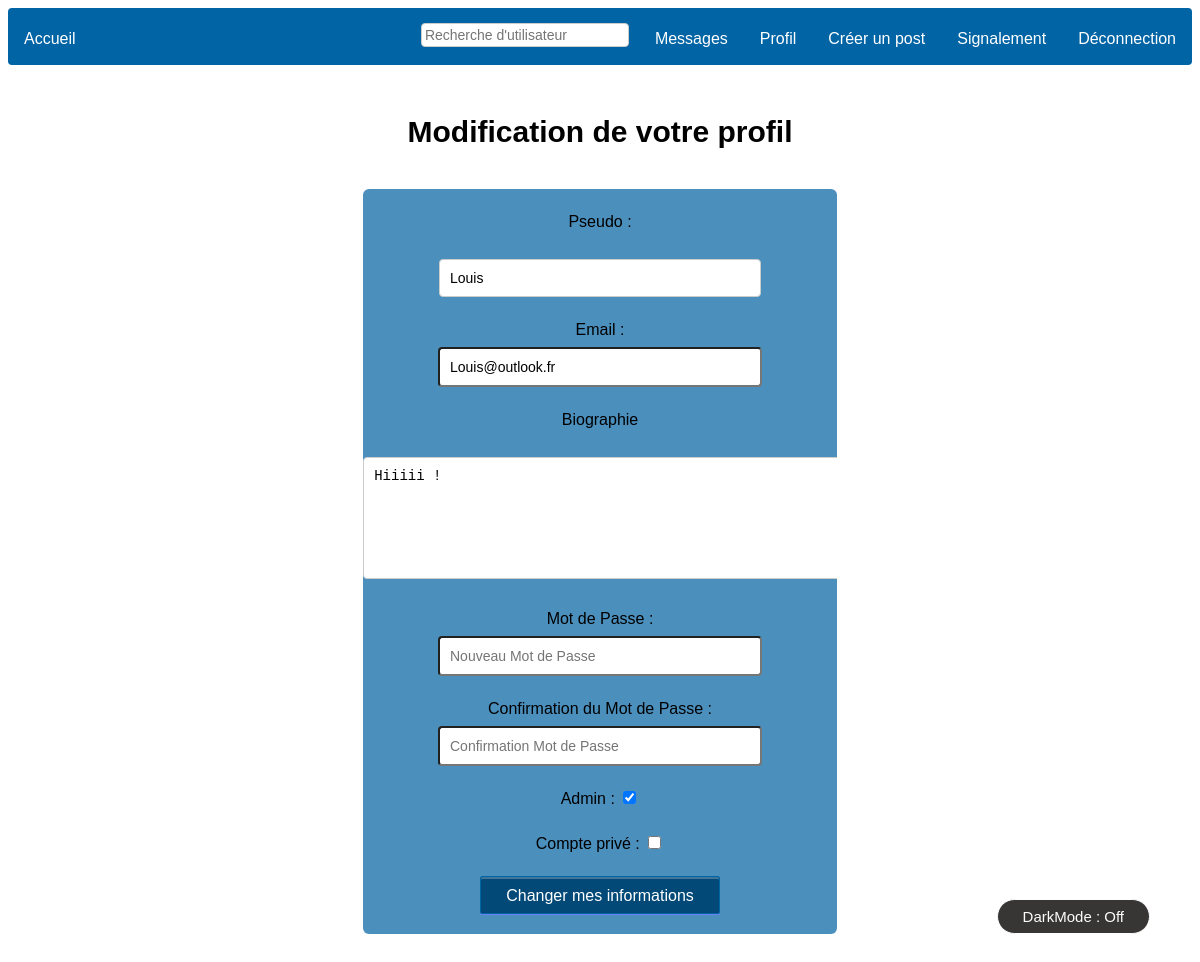
Page /WEBSITE/change_profile.php (signed in) on the committed database.
### tables this page shows
CREATE TABLE `users` (
  `id` int(11) NOT NULL,
  `pseudo` varchar(100) NOT NULL,
  `email` varchar(100) NOT NULL,
  `mot_de_passe` varchar(100) NOT NULL,
  `admin` tinyint(1) NOT NULL,
  `private` tinyint(1) NOT NULL,
  `bio` text DEFAULT NULL
);

### WEBSITE/change_profile.php (the view, shortened to what this page needs)
<?php
$bdd = new PDO('mysql:host=127.0.0.1;dbname=database', 'root', '');
$profil = $bdd->prepare('SELECT * FROM `users` WHERE id=?');
$profil->execute(array($_SESSION['id']));
$profil = $profil->fetch();
if ($profil['private'] == 1) {
	$profil_prive = "checked";
} else {
	$profil_prive = "";
}
if ($profil['admin'] == 1) {
	$profil_admin = "checked";
} else {
	$profil_admin = "";
}
?>
<!DOCTYPE html>
<html>
<head>
</head>
<body>
	<?php include('menu.php') ?>
	<div class="header">
		<h2>Modification de votre profil</h2>
	</div>
	<div class="contenu">
		<form method="post" action="change_profile.php">
			<div class="input">
				<label>Pseudo :</label><br>
				<input type="text" name="pseudo" value="<? echo $profil['pseudo'] ?>" required>
			</div>
			<div class="input">
				<label>Email :</label><br>
				<input type="mail" name="email" value="<? echo $profil['email'] ?>" required>
			</div>
			<div class="input">
				<label>Biographie</label><br>
				<textarea type="text" class="bio" name="bio" placeholder="Biographie" required><? echo $profil['bio'] ?></textarea><br>
			</div>
			<div class="input">
				<label>Mot de Passe :</label><br>
				<input type="password" name="mot_de_passe" placeholder="Nouveau Mot de Passe" required>
			</div>
			<div class="input">
				<label>Confirmation du Mot de Passe :</label><br>
				<input type="password" name="mot_de_passe_2" placeholder="Confirmation Mot de Passe" required>
			</div>
			<div class="input">
				<label>Admin :</label>
				<input type="checkbox" name="admin" <? echo $profil_admin ?>>
			</div>
			<div class="input">
				<label>Compte privé :</label>
				<input type="checkbox" name="prive" <? echo $profil_prive ?>>
			</div>
			<div class="input">
				<button type="submit" class="bouton" name="modifier">Changer mes informations</button>
			</div>
		</form>
	</div>
	<? include('darkmode.php'); ?>
</body>
</html>

### WEBSITE/CSS/style.css (style rules this page uses)
body { text-align: center; font-family: Arial, sans-serif; }
input[type="text"].log, input[type="password"], input[type="mail"] { width: 300px; border-radius: 4px; padding: 10px; font-size: 14px; margin-top: 5px; }
input[type='text']:not([class="message"]):not([class="log"]) { width: 300px; border-radius: 4px; border: 1px solid #CCC; padding: 10px; font-size: 14px; margin-top: 25px; }
button[type='submit'] { padding: 10px 25px 8px; color: #fff; background-color: #0067ab; font-size: 16px; box-shadow: rgba(255, 255, 255, 0.24) 0 2px 0 0 inset, rgb(106, 127, 245) 0 1px 0 0; border: 1px solid #0164a5; border-radius: 2px; margin-top: 0px; cursor: pointer; }
button[type='submit'] { background-color: #024978; margin-bottom: 20px; }
label { margin-top: 100px; }
div[class='contenu'] { text-align: center; }
div[class="input"] { margin-top: 20px; }
textarea { width: 500px; height: 100px; border-radius: 4px; border: 1px solid #CCC; padding: 10px; font-size: 14px; margin-top: 25px; }
div[class="contenu"] { list-style-type: none; margin: auto; margin-top: 40px; margin-bottom: 40px; padding: 0; overflow: hidden; background-color: #4b8fbd; width: 40%; border-radius: 6px; line-height: 25px; text-align: center; }
div[class="header"] { margin-top: 50px; font-size: 20px; font-family: Arial, sans-serif; }

### rows in the picture
users: pseudo "Louis", email "Louis@outlook.fr", bio "Hiiiii !"
